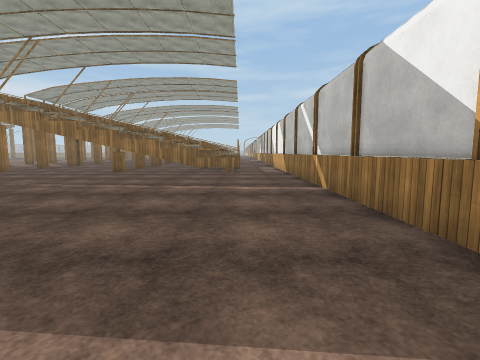
view 1 (above)

24 first-person views from a walk through a Unity game level. The camera is 1.3 m above the floor, tilts 6° down and sees 85° across. Doors are open. The floor is counted in squares, 2 m on a side. Each view is taken from the middle of a square. On the plan, view 1 faces up. The plan holds only what a view shows up to about 9 squares ahead; the rest is blank. The place goes on beyond the plan. The player is left out. Surface patterns are stand-ins for the level's own textures.

view 2
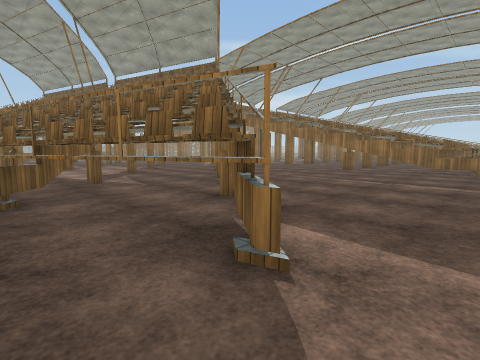

view 3
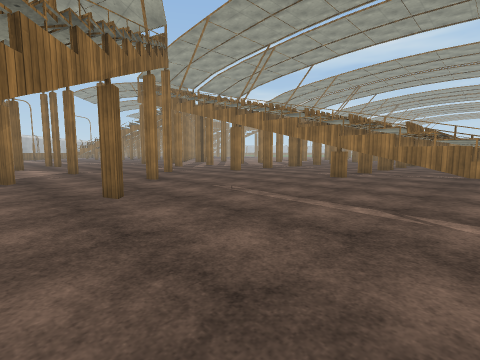

view 4
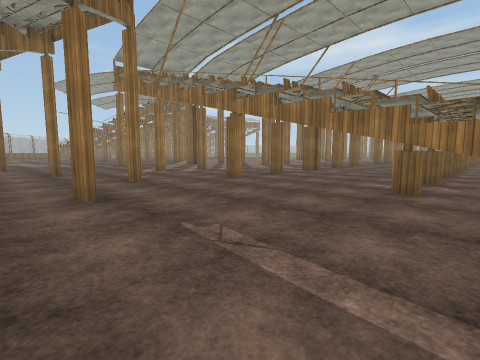

view 5
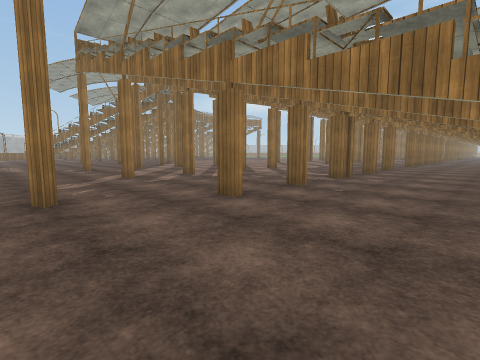

view 6
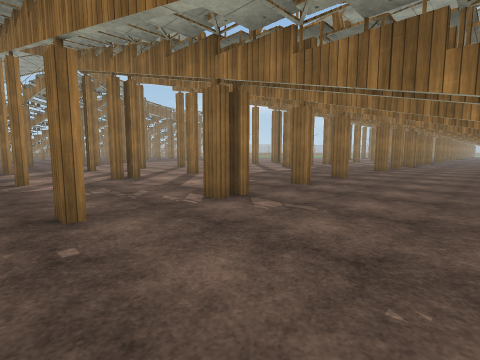

view 7
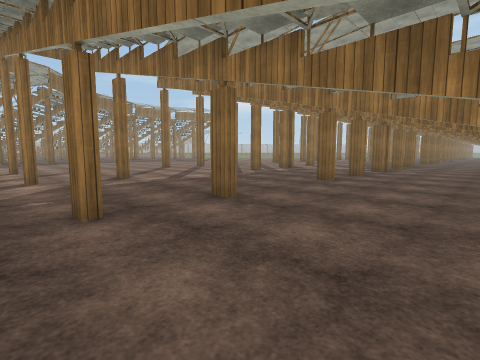

view 8
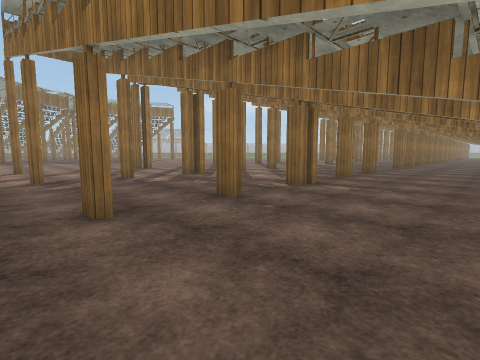

view 9
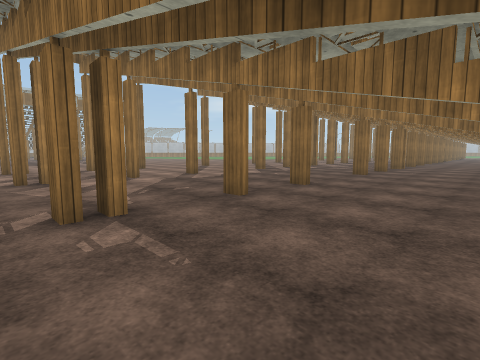

view 10
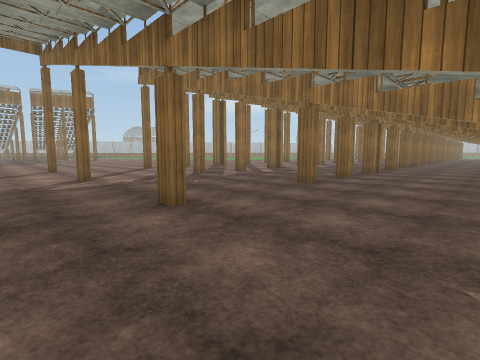

view 11
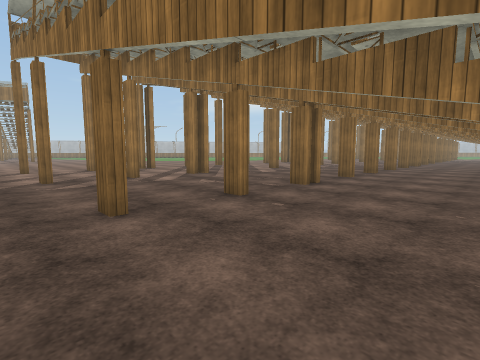

view 12
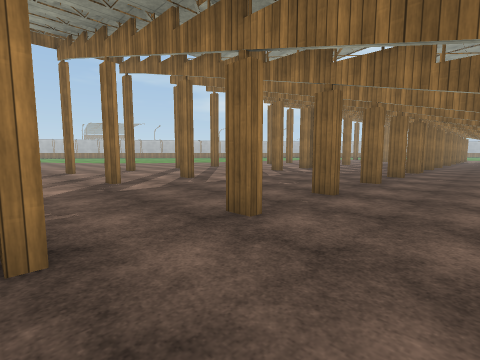

view 13
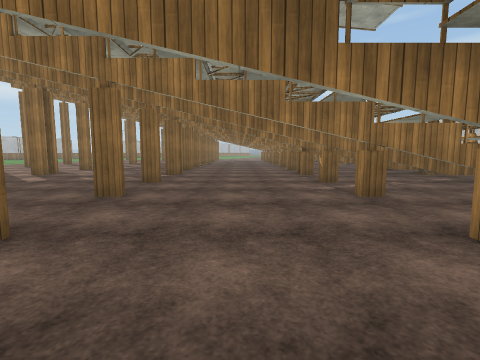

view 14
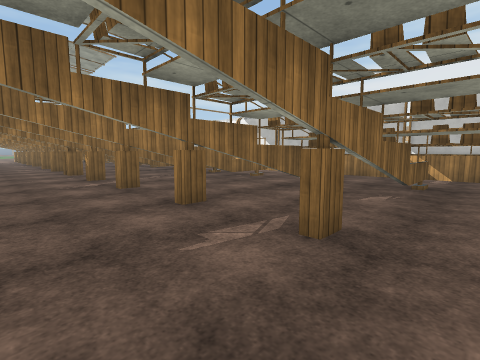

view 15
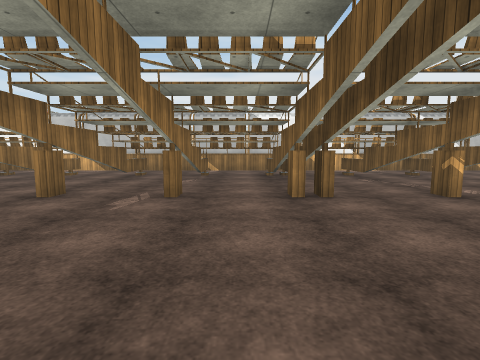

view 16
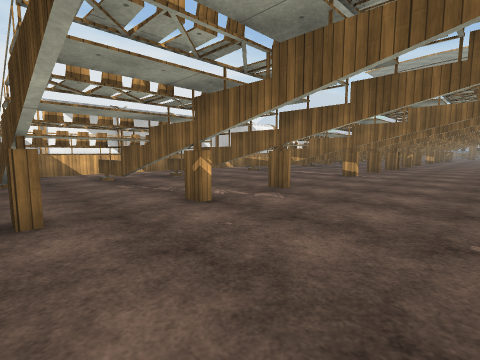

view 17
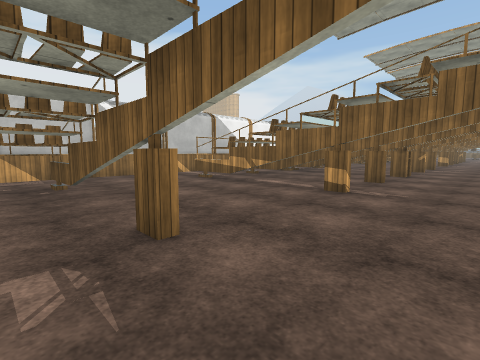

view 18
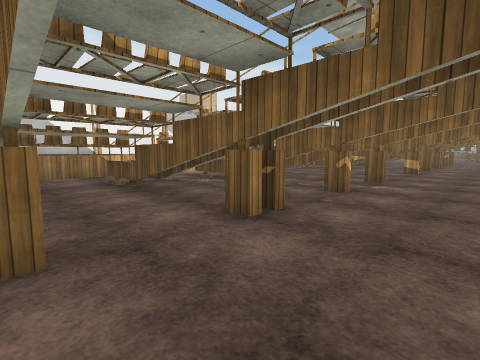

view 19
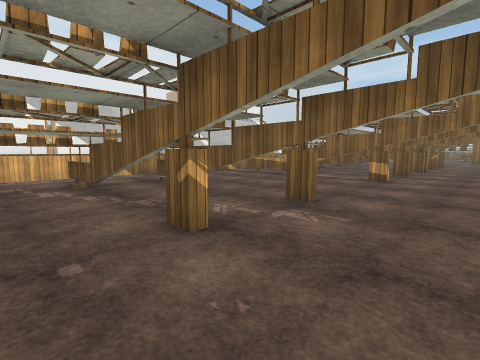

view 20
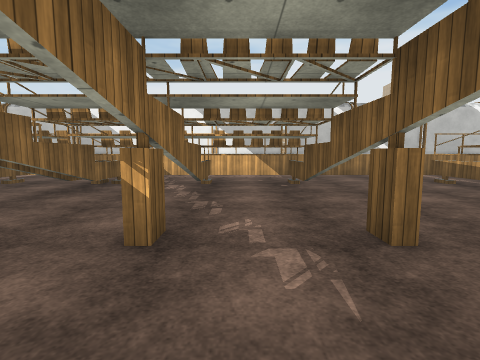

view 21
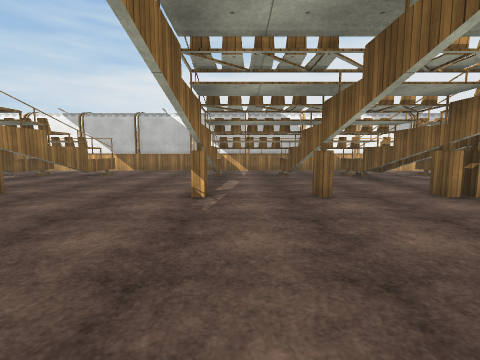

view 22
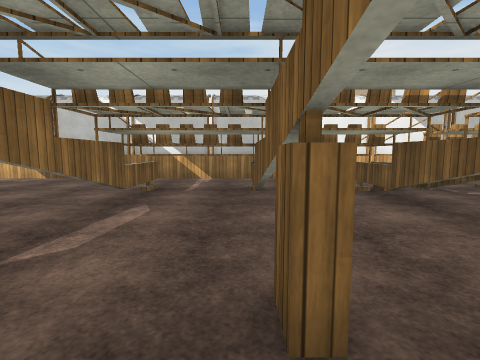

view 23
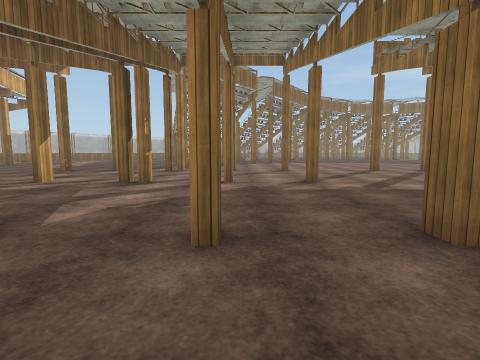

view 24
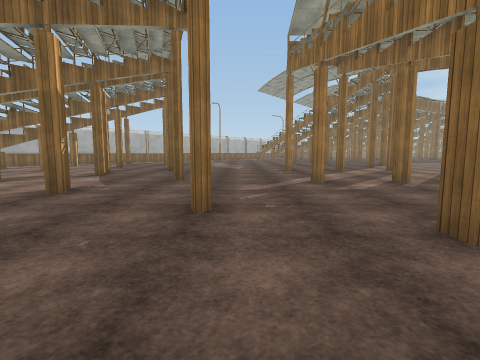

### Floor plan
Key: @ floor where view 1 was taken; # wall or solid block; x gap in a wall; . floor; = window, fence, low wall or low ledge; T thing the floor can be seen under or through.
Columns run from 15 left of view 1 to 2 right of it. Each row starts with its distance up from view 1.
 47           .#
 46   ...  .....
 45   .#. .#...####
 44    ...........
 43     ...#...TTTT#
 42     ..........T#
 41     ...#...TTx=#.
 40   ...............#
 39  ..#...#...TTx=T.#
 38 ..............T .#
 37 ...#...#...##TTT.#
 36 ..............##.#
 35    #...#...#####.#
 34    ...........##.#
 33    #...#...#####.#
 32 ..............##.#
 31 ...#...#...TTx=#.#
 30  ................#
 29  ................#
 28 ...#...#...TTx=..#
 27 ..............##.#
 26  ..#...#...#####.#
 25  .............##.#
 24  ..#...#...#####.#
 23  .............##.#
 22  ..#...#...#####.#
 21 ..............##.#
 20 ...#...#...###=#.#
 19 .................#
 18 .................#
 17 ...#...#...##x=..#
 16 ..............##.#
 15 ...#...#...#####.#
 14  .............##.#
 13 ...#...#...##### #
 12 ..............##.#
 11 ...#...#...#####.#
 10 ..............##.#
  9 ...#...#...TTT=#.#
  8 .................#
  7 ......#..........#
  6 ...#.............#
  5 ........#........#
  4 .....#...........#
  3 .#........#......#
  2 .......#....#....#
  1  ..  ....#...#...
  0 #..  ##...####=@
 -1       #   ##....

Where each view was taken, in squares from view 1:
view 1: 0 up, 0 right, facing up
view 2: 1 down, 0 right, facing up-left
view 3: 2 up, 1 left, facing up-left
view 4: 4 up, 3 left, facing up-left
view 5: 6 up, 5 left, facing up-left
view 6: 10 up, 5 left, facing up-left
view 7: 14 up, 5 left, facing up-left
view 8: 19 up, 5 left, facing up-left
view 9: 23 up, 5 left, facing up-left
view 10: 26 up, 5 left, facing up-left
view 11: 30 up, 5 left, facing up-left
view 12: 35 up, 6 left, facing up-left
view 13: 37 up, 6 left, facing up
view 14: 36 up, 6 left, facing up-right
view 15: 36 up, 8 left, facing right
view 16: 35 up, 7 left, facing down-right
view 17: 32 up, 6 left, facing down-right
view 18: 26 up, 6 left, facing down-right
view 19: 23 up, 6 left, facing down-right
view 20: 21 up, 6 left, facing right
view 21: 16 up, 8 left, facing right
view 22: 15 up, 5 left, facing right
view 23: 15 up, 6 left, facing left
view 24: 7 up, 6 left, facing left
